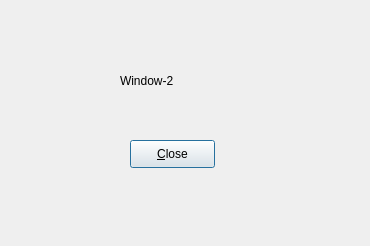
<?xml version="1.0" encoding="UTF-8"?>
<ui version="4.0">
 <class>Dialog</class>
 <widget class="QDialog" name="Dialog">
  <property name="geometry">
   <rect>
    <x>0</x>
    <y>0</y>
    <width>370</width>
    <height>246</height>
   </rect>
  </property>
  <property name="windowTitle">
   <string>Dialog</string>
  </property>
  <widget class="QPushButton" name="pushButton">
   <property name="geometry">
    <rect>
     <x>130</x>
     <y>140</y>
     <width>85</width>
     <height>28</height>
    </rect>
   </property>
   <property name="text">
    <string>&amp;Close</string>
   </property>
  </widget>
  <widget class="QLabel" name="label">
   <property name="geometry">
    <rect>
     <x>120</x>
     <y>60</y>
     <width>111</width>
     <height>41</height>
    </rect>
   </property>
   <property name="text">
    <string>Window-2</string>
   </property>
  </widget>
 </widget>
 <resources/>
 <connections>
  <connection>
   <sender>pushButton</sender>
   <signal>clicked()</signal>
   <receiver>Dialog</receiver>
   <slot>close()</slot>
   <hints>
    <hint type="sourcelabel">
     <x>183</x>
     <y>155</y>
    </hint>
    <hint type="destinationlabel">
     <x>310</x>
     <y>167</y>
    </hint>
   </hints>
  </connection>
 </connections>
</ui>
